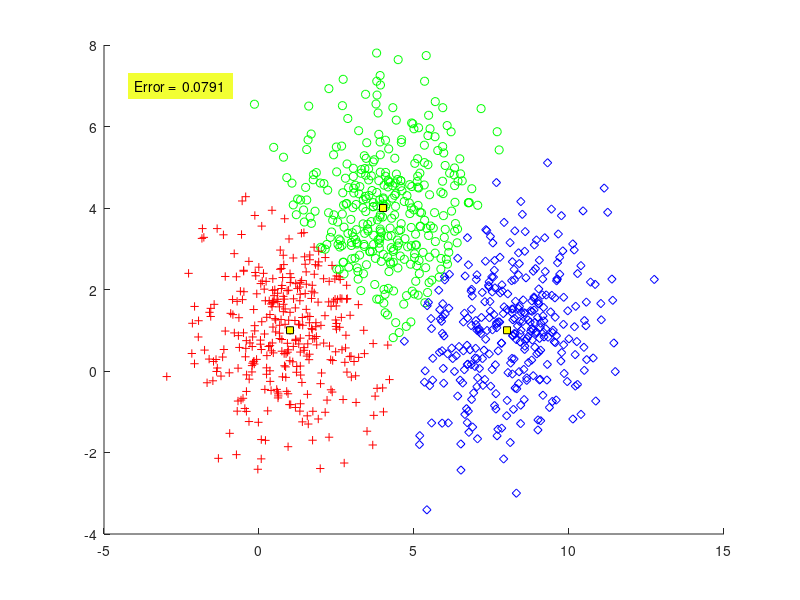

The MATLAB source for this figure:
function output=CH2_7_Bayesian()
N=1000;
m=[1 4 8;1 4 1];
S(:,:,1)=2*eye(2);
S(:,:,2)=2*eye(2);
S(:,:,3)=2*eye(2);
P=[1/3 1/3 1/3 ];

%% (A)
X=[];
y=[];
[l,c]=size(m);
for j=1:c
% Generating the [p(j)*N)] vectors from each distribution
temp=mvnrnd(m(:,j),S(:,:,j),fix(P(j)*N));
% The total number of points may be slightly less than N
% due to the fix ooutputrator
X=[X ;temp];
y=[y ones(1,fix(P(j)*N))*j];
end

%% B
% l=dimensionality, c=no. of classes
[l,N]=size(X'); % N=no. of vectors
for i=1:N
for j=1:c
    Pxw(i,j)=comp_gauss_dens_val(m(:,j),S(:,:,j),X(i,:));
    t(i,j)=P(j)*Pxw(i,j);

end
% Determining the maximum quantity Pi*p(x|wi)
 [num,z(i)]=max(t(i,:));
end
plot_data(X,z,m);
%% C
output=compute_error(y,z);
xx=axis;

text(xx(1)+1,xx(4)-1,...
['Error =  ' num2str(output,3)],...
'HorizontalAlignment','left',... 
 'BackgroundColor',[.95 1 0.2],...
 'Margin',5);
end
%%
function clas_error=compute_error(y,y_est)
[q,N]=size(y); % N= no. of vectors
c=max(y); % Determining the number of classes
clas_error=0; % Counting the misclassified vectors
for i=1:N
if(y(i) ~= y_est(i))
clas_error=clas_error+1;
end
end
% Computing the classification error
clas_error =clas_error/N;
end
%%
function z=comp_gauss_dens_val(m,S,x)
[l,q]=size(m); % l=dimensionality
z=(1/((2*pi)^ (l/2)*det(S)^ 0.5) )...
*exp(-0.5*(x'-m)'*inv(S)*(x'-m));
end
%% 
function plot_data(X,y,m)
[l,N]=size(X'); % N=no. of data vectors, l=dimensionality
[l,c]=size(m); % c=no. of classes
if(l ~=2)
fprintf('NO PLOT CAN BE GENERATED\n')
return
end
pale=['r+'; 'go'; 'bd'];
figure(2)
% Plot of the data vectors
hold on

for k=1:N
plot(X(k,1),X(k,2),pale(y(k),:))
end
% Plot of the class means
for j=1:c
plot(m(1,j),m(2,j),'--ks',...
                'MarkerFaceColor','y',...
                'MarkerSize',5)
end
end
